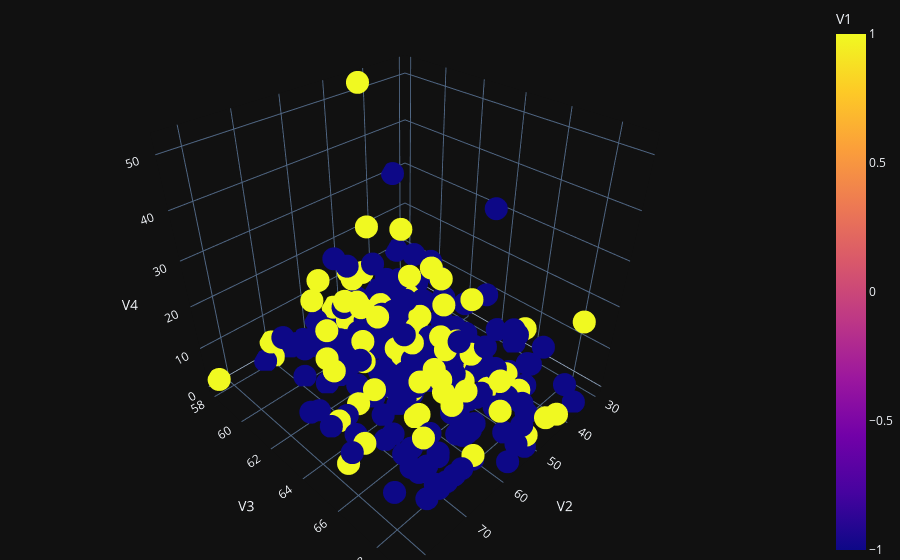

This figure's notebook cell:
### Markdown cell above
Let's visualize the **HABERMAN** data by using <code>Plotly</code>:

### Code cell
df = parse_biomed_data_to_df("haberman_new")
fig = px.scatter_3d(
    df,
    x="V2",
    y="V3",
    z="V4",
    color="V1",
    size_max=18,
    template="plotly_dark",
    color_discrete_map="seaborn"
)
fig.update_layout(margin=dict(l=0, r=0, b=0, t=0))
fig.show()

### Figure 1 — Plotly figure (JSON) as saved in the notebook; plotly's stock layout.template omitted (floating-point values rounded to 4 significant figures; data arrays with more than 128 entries replaced by an {"elided": "..."} marker saying what was removed)
{"data": [{"hovertemplate": "V2=%{x}<br>V3=%{y}<br>V4=%{z}<br>V1=%{marker.color}<extra></extra>", "legendgroup": "", "marker": {"color": {"elided": "306 int values"}, "coloraxis": "coloraxis", "symbol": "circle"}, "mode": "markers", "name": "", "scene": "scene", "showlegend": false, "type": "scatter3d", "x": {"elided": "306 int values"}, "y": {"elided": "306 int values"}, "z": {"elided": "306 int values"}}], "layout": {"coloraxis": {"colorbar": {"title": {"text": "V1"}}, "colorscale": [[0, "#0d0887"], [0.1111, "#46039f"], [0.2222, "#7201a8"], [0.3333, "#9c179e"], [0.4444, "#bd3786"], [0.5556, "#d8576b"], [0.6667, "#ed7953"], [0.7778, "#fb9f3a"], [0.8889, "#fdca26"], [1, "#f0f921"]]}, "legend": {"tracegroupgap": 0}, "margin": {"b": 0, "l": 0, "r": 0, "t": 0}, "scene": {"domain": {"x": [0, 1], "y": [0, 1]}, "xaxis": {"title": {"text": "V2"}}, "yaxis": {"title": {"text": "V3"}}, "zaxis": {"title": {"text": "V4"}}}}}
